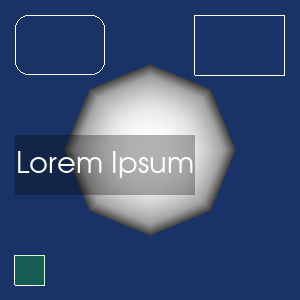

Generate this figure with Python:
#!/usr/bin/env python
# Demonstrate vtkTextWidget with various background and border configurations.

import vtkmodules.vtkInteractionStyle  # noqa: F401
import vtkmodules.vtkRenderingFreeType  # noqa: F401
import vtkmodules.vtkRenderingOpenGL2  # noqa: F401

from vtkmodules.vtkFiltersSources import vtkSphereSource
from vtkmodules.vtkInteractionWidgets import (
    vtkBorderRepresentation,
    vtkBorderWidget,
    vtkTextRepresentation,
    vtkTextWidget,
)
from vtkmodules.vtkRenderingCore import (
    vtkActor,
    vtkPolyDataMapper,
    vtkRenderWindow,
    vtkRenderWindowInteractor,
    vtkRenderer,
    vtkTextActor,
)

# Source
sphere_source = vtkSphereSource()

# Mapper + Actor
sphere_mapper = vtkPolyDataMapper()
sphere_mapper.SetInputConnection(sphere_source.GetOutputPort())

sphere_actor = vtkActor()
sphere_actor.SetMapper(sphere_mapper)

# Renderer
renderer = vtkRenderer()
renderer.AddActor(sphere_actor)
renderer.SetBackground(0.1, 0.2, 0.4)

# Render window
render_window = vtkRenderWindow()
render_window.AddRenderer(renderer)
render_window.SetWindowName("text widget background")
render_window.SetMultiSamples(0)
render_window.SetSize(300, 300)

# Interactor
interactor = vtkRenderWindowInteractor()
interactor.SetRenderWindow(render_window)

# Widgets
border_rep = vtkBorderRepresentation()
border_rep.ProportionalResizeOn()
border_rep.SetShowBorderToOn()
border_rep.SetPolygonColor(0.0, 1.0, 0.0)
border_rep.SetPolygonOpacity(0.2)

border_widget = vtkBorderWidget()
border_widget.SetInteractor(interactor)
border_widget.SetRepresentation(border_rep)
border_widget.SelectableOff()
border_widget.On()

# Top Left: default text widget
top_left_rep = vtkTextRepresentation()
top_left_rep.ProportionalResizeOff()
top_left_rep.SetShowBorderToOn()
top_left_rep.SetShowPolygonToActive()
top_left_rep.SetPosition(0.05, 0.75)
top_left_rep.SetPosition2(0.3, 0.2)
top_left_rep.SetPolygonColor(1.0, 0.0, 0.0)
top_left_rep.SetPolygonOpacity(0.5)
top_left_rep.SetCornerRadiusStrength(0.5)

top_left_widget = vtkTextWidget()
top_left_widget.SetInteractor(interactor)
top_left_widget.SetRepresentation(top_left_rep)
top_left_widget.On()

# Top Right: always on
top_right_rep = vtkTextRepresentation()
top_right_rep.ProportionalResizeOff()
top_right_rep.SetShowBorderToOn()
top_right_rep.SetShowPolygonToActive()
top_right_rep.SetPosition(0.65, 0.75)
top_right_rep.SetPosition2(0.3, 0.2)
top_right_rep.SetPolygonOpacity(0.5)
top_right_rep.SetPolygonColor(0.0, 1.0, 0.0)

top_right_widget = vtkTextWidget()
top_right_widget.SetInteractor(interactor)
top_right_widget.SetRepresentation(top_right_rep)
top_right_widget.On()

# Bottom Right: auto + always border
bottom_right_rep = vtkTextRepresentation()
bottom_right_rep.ProportionalResizeOff()
bottom_right_rep.SetShowBorderToActive()
bottom_right_rep.SetPosition(0.65, 0.05)
bottom_right_rep.SetPosition2(0.3, 0.2)
bottom_right_rep.SetPolygonColor(1.0, 0.0, 1.0)
bottom_right_rep.SetPolygonOpacity(0.3)
bottom_right_rep.EnforceNormalizedViewportBoundsOn()
bottom_right_rep.SetMinimumNormalizedViewportSize(0.3, 0.2)

bottom_right_widget = vtkTextWidget()
bottom_right_widget.SetInteractor(interactor)
bottom_right_widget.SetRepresentation(bottom_right_rep)
bottom_right_widget.SelectableOff()
bottom_right_widget.On()

# Centre: always-on background for readability
center_rep = vtkTextRepresentation()
center_rep.ProportionalResizeOff()
center_rep.SetShowBorderToActive()
center_rep.SetPosition(0.05, 0.35)
center_rep.SetPosition2(0.6, 0.2)
center_rep.SetPolygonColor(0.0, 0.0, 0.0)
center_rep.SetPolygonOpacity(0.3)
center_rep.SetShowPolygonToOn()
center_rep.EnforceNormalizedViewportBoundsOn()
center_rep.SetMinimumNormalizedViewportSize(0.3, 0.2)

center_text_actor = vtkTextActor()
center_text_actor.SetInput("Lorem Ipsum")
center_text_actor.GetTextProperty().SetColor(1.0, 1.0, 1.0)

center_widget = vtkTextWidget()
center_widget.SetInteractor(interactor)
center_widget.SetRepresentation(center_rep)
center_widget.SetTextActor(center_text_actor)
center_widget.SelectableOff()
center_widget.On()

# Scene
renderer.ResetCamera()

interactor.Initialize()
interactor.Start()
